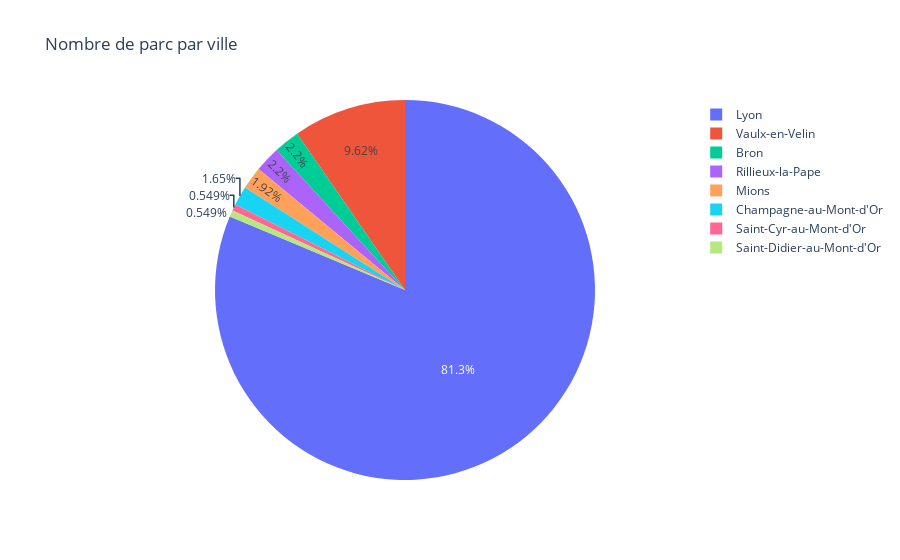

Here is the notebook cell this chart was saved with:
### Code cell
fig_villes = px.pie(groupe_ville, values='properties.codepost', names='properties.commune', title='Nombre de parc par ville')
fig_villes.show()

### Figure 1 — Plotly figure (JSON) as saved in the notebook; plotly's stock layout.template omitted (floating-point values rounded to 4 significant figures)
{"data": [{"domain": {"x": [0, 1], "y": [0, 1]}, "hovertemplate": "properties.commune=%{label}<br>properties.codepost=%{value}<extra></extra>", "labels": ["Bron", "Champagne-au-Mont-d'Or", "Lyon", "Mions", "Rillieux-la-Pape", "Saint-Cyr-au-Mont-d'Or", "Saint-Didier-au-Mont-d'Or", "Vaulx-en-Velin"], "legendgroup": "", "name": "", "showlegend": true, "type": "pie", "values": [8, 6, 296, 7, 8, 2, 2, 35]}], "layout": {"legend": {"tracegroupgap": 0}, "title": {"text": "Nombre de parc par ville"}}}
